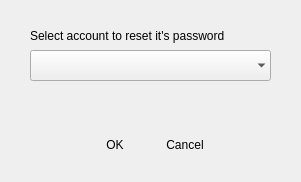
<?xml version="1.0" encoding="UTF-8"?>
<ui version="4.0">
 <class>ResetPassWindow</class>
 <widget class="QDialog" name="ResetPassWindow">
  <property name="geometry">
   <rect>
    <x>0</x>
    <y>0</y>
    <width>301</width>
    <height>182</height>
   </rect>
  </property>
  <property name="windowTitle">
   <string>Reset Password</string>
  </property>
  <widget class="QLabel" name="label">
   <property name="geometry">
    <rect>
     <x>30</x>
     <y>20</y>
     <width>241</width>
     <height>31</height>
    </rect>
   </property>
   <property name="text">
    <string>Select account to reset it's password</string>
   </property>
  </widget>
  <widget class="QComboBox" name="comboBox">
   <property name="geometry">
    <rect>
     <x>30</x>
     <y>50</y>
     <width>241</width>
     <height>31</height>
    </rect>
   </property>
   <property name="font">
    <font>
     <pointsize>16</pointsize>
    </font>
   </property>
   <property name="frame">
    <bool>false</bool>
   </property>
  </widget>
  <widget class="MLineEdit" name="lineEdit" native="true">
   <property name="geometry">
    <rect>
     <x>30</x>
     <y>90</y>
     <width>241</width>
     <height>31</height>
    </rect>
   </property>
   <property name="font">
    <font>
     <pointsize>16</pointsize>
    </font>
   </property>
   <property name="text" stdset="0">
    <string/>
   </property>
   <property name="frame" stdset="0">
    <bool>false</bool>
   </property>
  </widget>
  <widget class="MLabelButton" name="label_3">
   <property name="geometry">
    <rect>
     <x>90</x>
     <y>130</y>
     <width>50</width>
     <height>30</height>
    </rect>
   </property>
   <property name="text">
    <string>OK</string>
   </property>
   <property name="alignment">
    <set>Qt::AlignCenter</set>
   </property>
  </widget>
  <widget class="MLabelButton" name="label_4">
   <property name="geometry">
    <rect>
     <x>160</x>
     <y>130</y>
     <width>50</width>
     <height>30</height>
    </rect>
   </property>
   <property name="text">
    <string>Cancel</string>
   </property>
   <property name="alignment">
    <set>Qt::AlignCenter</set>
   </property>
  </widget>
 </widget>
 <customwidgets>
  <customwidget>
   <class>MLineEdit</class>
  </customwidget>
  <customwidget>
   <class>MLabelButton</class>
   <extends>QLabel</extends>
  </customwidget>
 </customwidgets>
 <resources/>
 <connections/>
</ui>
